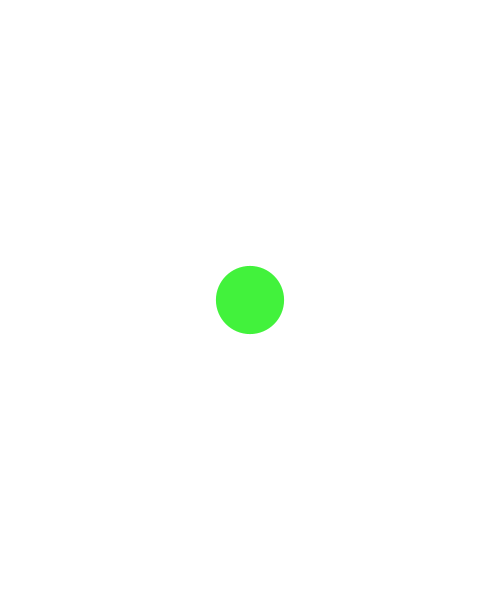
Frame 1 (no input)
Frame 60 (the mouse pressed at the canvas centre just before this capture): identical to frame 1, image omitted
Frame 120 (the mouse held since frame 60 and released just before this capture): identical to frame 1, image omitted

The Processing sketch that drew this single still picture (run headless with seeded random() and noise(); from frame 60 on, the mouse is pressed at the canvas centre):

// Processing sketch: ex04_ball_class_constructor_parameters
// ── ex04_ball_class_constructor_parameters.pde
// IMA NYU Shanghai
// Interaction Lab

Ball b;

void setup() {
  size(500, 600);
  noStroke();

  // we can add parameters here too!
  // now the position can be changed.
  b = new Ball(width/2, height/2);
}


void draw() {
  background(255);

  b.display();
}


class Ball {
  // variables
  float x, y, size;
  color clr;

  // constructor
  Ball(float tempX, float tempY) {
    x = tempX;
    y = tempY;
    size = random(10, 100);
    clr = color(random(255), random(255), random(255));
  }
  
  // functions(methods)
  void display() {
    fill(clr);
    ellipse(x, y, size, size);
  }
}
